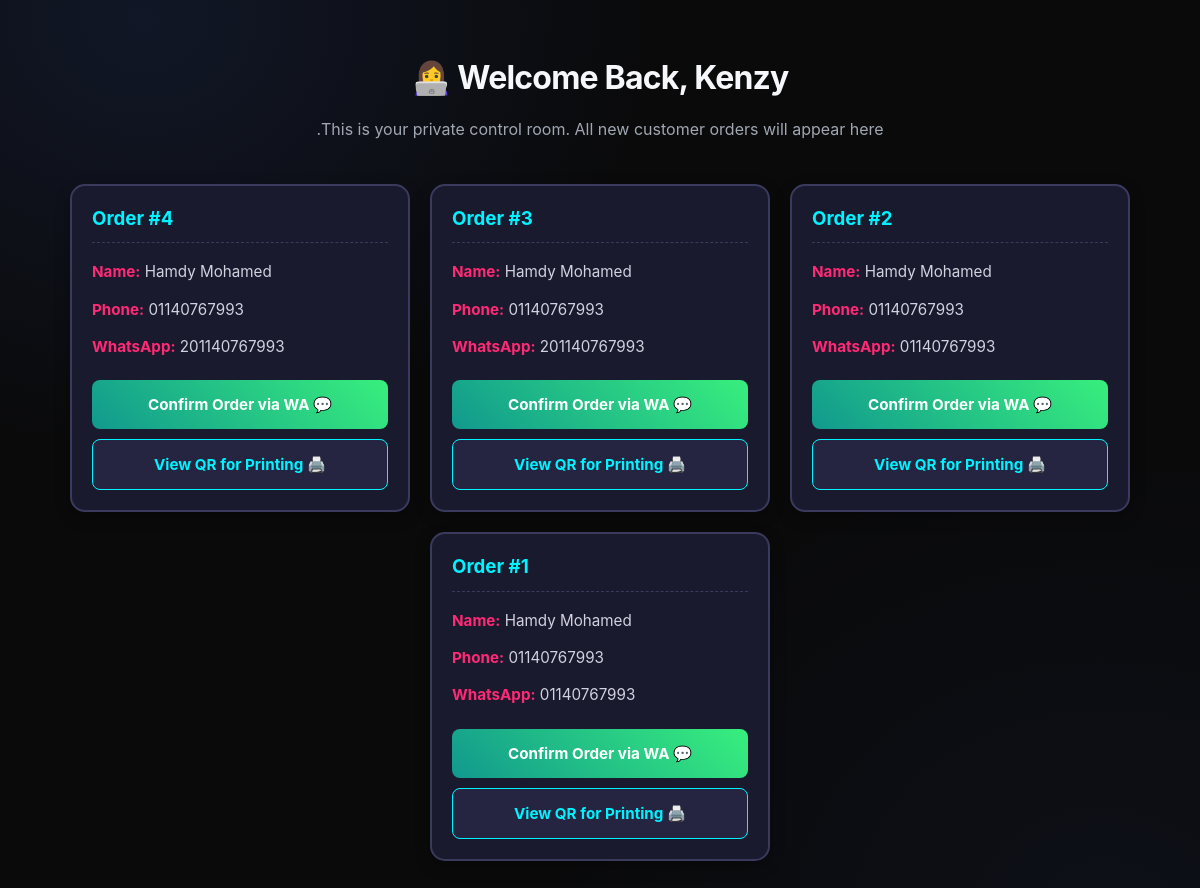
The page /admin on the database its author committed.
### tables this page shows
CREATE TABLE users (
            id INTEGER PRIMARY KEY AUTOINCREMENT,
            user_id TEXT NOT NULL,
            name TEXT NOT NULL,
            phone TEXT NOT NULL,
            whatsapp TEXT NOT NULL,
            hide_number BOOLEAN NOT NULL,
            enable_location BOOLEAN NOT NULL
        );

### app.py (the view)
@app.route('/admin')
def admin_panel():
    conn = sqlite3.connect('database.db')
    cursor = conn.cursor()
    cursor.execute('SELECT * FROM users ORDER BY id DESC')
    orders = cursor.fetchall()
    conn.close()
    return render_template('admin.html', orders=orders)

### templates/admin.html (shortened to what this page needs)
<!DOCTYPE html>
<html lang="ar" dir="rtl">
<head>
    <link rel="stylesheet" href="/static/style.css">
</head>
<body>
    <div style="width: 100%; padding: 20px;">
        <div class="admin-header">
            <h1>Welcome Back, Kenzy 👩‍💻</h1>
            <p>This is your private control room. All new customer orders will appear here.</p>
        </div>
        <div class="orders-grid">
            {% for order in orders %}
            <div class="order-card">
                <h3>Order #{{ order[0] }}</h3>
                <div class="order-info">
                    <p><span>Name:</span> {{ order[2] }}</p>
                    <p><span>Phone:</span> {{ order[3] }}</p>
                    <p><span>WhatsApp:</span> {{ order[4] }}</p>
                </div>
                <div class="admin-actions">
                    <a href="https://wa.me/{{ order[4] }}?text=Hello {{ order[2] }}! Thank you for ordering a Smart Tag. Your order has been successfully received 🎉. Please send your shipping address details, and your order will arrive within 5 business days.%0A%0Aأهلاً يا {{ order[2] }}! شكراً لطلبك Smart Tag، تم استلام الأوردر بنجاح 🎉. يرجى إرسال عنوان الشحن بالتفصيل، الأوردر هيوصلك في خلال 5 أيام عمل إن شاء الله." target="_blank" class="magic-wa-btn">
                        Confirm Order via WA 💬
                    </a>
                    <a href="/static/qrcodes/{{ order[1] }}.png" target="_blank" class="download-qr-btn">
                        View QR for Printing 🖨️
                    </a>
                </div>
            </div>
            {% else %}
            <p style="text-align: center; color: #ff2a75; font-size: 1.1rem;">No orders yet. Share your website link to start receiving requests!</p>
            {% endfor %}
        </div>
    </div>
</body>
</html>

### static/style.css (style rules this page uses)
:root { color-scheme: dark; --color-bg: #0a0a0b; --color-surface: #111214; --color-surface-raised: #17191c; --color-surface-soft: #1c1f23; --color-text: #f5f7fa; --color-muted: #a0a7b2; --color-subtle: #737b87; --color-border: #292d33; --color-border-strong: #3a414a; --color-accent: #5b8cff; --color-accent-bright: #78a1ff; --color-accent-dark: #3e6fe0; --color-green: #35c99a; --color-warning: #f3bd62; --shadow-card: 0 24px 70px rgba(0, 0, 0, 0.42); --shadow-accent: 0 8px 26px rgba(73, 125, 255, 0.24); --radius-card: 20px; --radius-control: 12px; --transition: 180ms ease; }
* { box-sizing: border-box; margin: 0; padding: 0; font-family: Inter, "Segoe UI", Tahoma, Arial, sans-serif; }
body { min-height: 100vh; padding: clamp(16px, 4vw, 36px); display: flex; justify-content: center; align-items: center; direction: rtl; color: var(--color-text); background: radial-gradient(ellipse at 12% 2%, rgba(67, 111, 226, 0.13), transparent 34%), radial-gradient(ellipse at 92% 100%, rgba(67, 111, 226, 0.06), transparent 36%), var(--color-bg); line-height: 1.65; -webkit-font-smoothing: antialiased; text-rendering: optimizeLegibility; }
h1, h2 { margin-bottom: 16px; color: var(--color-text); font-size: clamp(1.55rem, 3vw, 2rem); font-weight: 720; line-height: 1.35; letter-spacing: -0.025em; }
h3 { line-height: 1.4; }
p { margin-bottom: 20px; color: var(--color-muted); font-size: 1rem; line-height: 1.8; }

### templates/admin.html (style rules this page uses)
.admin-header { text-align: center; margin-bottom: 40px; }
.orders-grid { display: flex; flex-wrap: wrap; gap: 20px; justify-content: center; max-width: 1200px; margin: 0 auto; direction: ltr; }
.order-card { background-color: #1a1a2e; border: 2px solid #3a3a5c; border-radius: 15px; padding: 20px; width: 340px; box-shadow: 0 5px 15px rgba(0, 0, 0, 0.3); text-align: left; }
.order-card h3 { color: #00f3ff; margin-bottom: 15px; border-bottom: 1px dashed #3a3a5c; padding-bottom: 10px; }
.order-info p { color: #d1d1e0; margin-bottom: 10px; font-size: 0.95rem; }
.order-info span { color: #ff2a75; font-weight: bold; }
.admin-actions { margin-top: 20px; display: flex; flex-direction: column; gap: 10px; }
.magic-wa-btn { background: linear-gradient(45deg, #11998e, #38ef7d); color: white; text-align: center; padding: 12px; border-radius: 8px; text-decoration: none; font-weight: bold; font-size: 0.95rem; }
.download-qr-btn { background: #252542; color: #00f3ff; border: 1px solid #00f3ff; text-align: center; padding: 12px; border-radius: 8px; text-decoration: none; font-weight: bold; font-size: 0.95rem; }

### rows shown on the page
users: id "4", name "Hamdy Mohamed", phone "01140767993", whatsapp "201140767993"
users: id "3", name "Hamdy Mohamed", phone "01140767993", whatsapp "201140767993"
users: id "2", name "Hamdy Mohamed", phone "01140767993", whatsapp "01140767993"
users: id "1", name "Hamdy Mohamed", phone "01140767993", whatsapp "01140767993"
